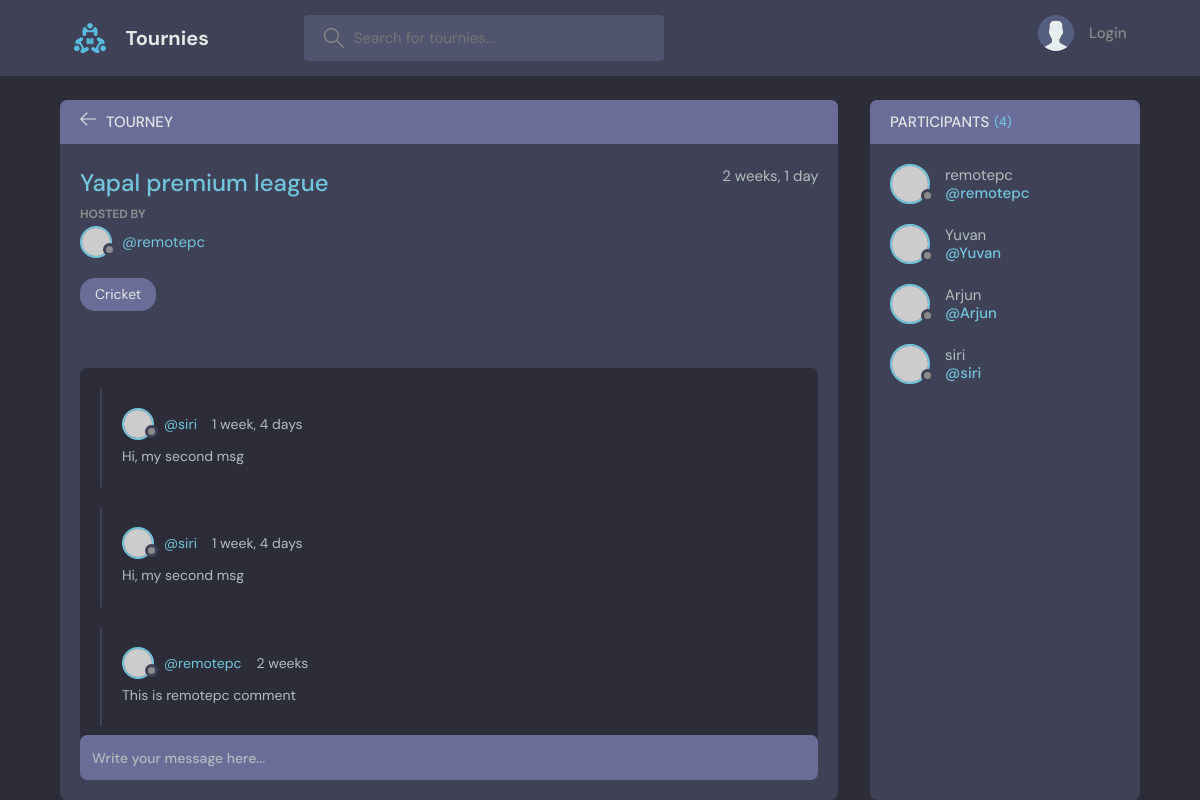
/tourney/4/, run on the app's committed database.
### base/models.py (models this page shows)
class Tourney(models.Model) :
    host = models.ForeignKey(User, on_delete=models.CASCADE)
    sport = models.ForeignKey(Sport, on_delete=models.CASCADE)
    name = models.CharField(max_length=100)
    description = models.TextField(null=True, blank=True)
    place = models.CharField(max_length=50)
    location = models.TextField(null=True, blank=True)
    participants = models.ManyToManyField(User, related_name='participants', blank=True)
    created = models.DateTimeField(auto_now_add=True)
    updated = models.DateTimeField(auto_now=True)
    class Meta :
        ordering = ['-updated', '-created']
    def __str__(self) :
        return self.name

class Sport(models.Model) :
    sport = models.CharField(max_length=50)
    def __str__(self) :
        return self.sport

class Message(models.Model) :
    user = models.ForeignKey(User, on_delete=models.CASCADE)
    tourney = models.ForeignKey(Tourney, on_delete=models.CASCADE)
    body = models.TextField()
    updated = models.DateTimeField(auto_now=True)
    created = models.DateTimeField(auto_now_add=True)
    class Meta :
        ordering = ['-updated', '-created']
    def __str__(self) :
        return self.body

### base/views.py (the view, shortened to what this page needs)
# urls.py: path('tourney/<str:pk>/', views.tourney, name='tourney'),
def tourney(request, pk) :
    tourney = None
    tourney = Tourney.objects.get(id = pk)
    participants = tourney.participants.all()
    comments = tourney.message_set.all().order_by('-created')
    context = {'tourney' : tourney, 'comments' : comments, 'participants' : participants}
    return render(request, 'base/tourney.html', context)

### base/templates/base/tourney.html (shortened to what this page needs)
{% extends 'main.html' %}
{% block content%}
    <main class="profile-page layout layout--2">
      <div class="container">
        <div class="room">
          <div class="room__top">
            <div class="room__topLeft">
              <a href="{% url 'home' %}">
                <svg version="1.1" xmlns="http://www.w3.org/2000/svg" width="32" height="32" viewBox="0 0 32 32">
                  <title>arrow-left</title>
                  <path
                    d="M13.723 2.286l-13.723 13.714 13.719 13.714 1.616-1.611-10.96-10.96h27.625v-2.286h-27.625l10.965-10.965-1.616-1.607z"
                  ></path>
                </svg>
              </a>
              <h3>Tourney</h3>
            </div>
          </div>
          <div class="room__box scroll">
            <div class="room__header scroll">
              <div class="room__info">
                <h3>{{tourney}}</h3>
                <span>{{tourney.created|timesince}}</span>
              </div>
              <div class="room__hosted">
                <p>Hosted By</p>
                <a href="{% url 'user-profile' tourney.host.id %}" class="room__author">
                  <div class="avatar avatar--small">
                    <img src="https://randomuser.me/api/portraits/men/37.jpg" />
                  </div>
                  <span>@{{tourney.host}}</span>
                </a>
              </div>
              <span class="room__topics">{{tourney.sport}}</span>
            </div>
            <div class="room__conversation">
              <div class="threads scroll">
                {% for comment in comments %}
                <div class="thread">
                  <div class="thread__top">
                    <div class="thread__author">
                      <a href="{% url 'user-profile' comment.user.id %}" class="thread__authorInfo">
                        <div class="avatar avatar--small">
                          <img src="https://randomuser.me/api/portraits/men/37.jpg" />
                        </div>
                        <span>@{{comment.user}}</span>
                      </a>
                      <span class="thread__date">{{comment.created|timesince}}</span>
                    </div>
                  </div>
                  <div class="thread__details">
                    {{comment}}
                  </div>
                </div>
                {% endfor %}
              </div>
            </div>
          </div>
          <div class="room__message">
            <form action="" method="post">
              <input name="body" placeholder="Write your message here..." />
            </form>
          </div>
        </div>
        <div class="participants">
          <h3 class="participants__top">Participants <span>({{participants.count}})</span></h3>
          <div class="participants__list scroll">
            {% for participant in participants %}
            <a href="{% url 'user-profile' participant.id %}" class="participant">
              <div class="avatar avatar--medium">
                <img src="https://randomuser.me/api/portraits/men/37.jpg" />
              </div>
              <p>
                {{participant}}
                <span>@{{participant}}</span>
              </p>
            </a>
            {% endfor %}
          </div>
        </div>
      </div>
    </main>
{% endblock content %}

### data on the page
Tourney: name "Yapal premium league", created "2 weeks, 1 day", host "remotepc", sport "Cricket"
Message: user "siri", created "1 week, 4 days", body "Hi, my second msg"
Message: user "siri", created "1 week, 4 days", body "Hi, my second msg"
Message: user "remotepc", created "2 weeks", body "This is remotepc comment"

### other printed values
{{ participants.count }} "4"
{{ participant }} "remotepc"
{{ participant }} "Yuvan"
{{ participant }} "Arjun"
{{ participant }} "siri"
